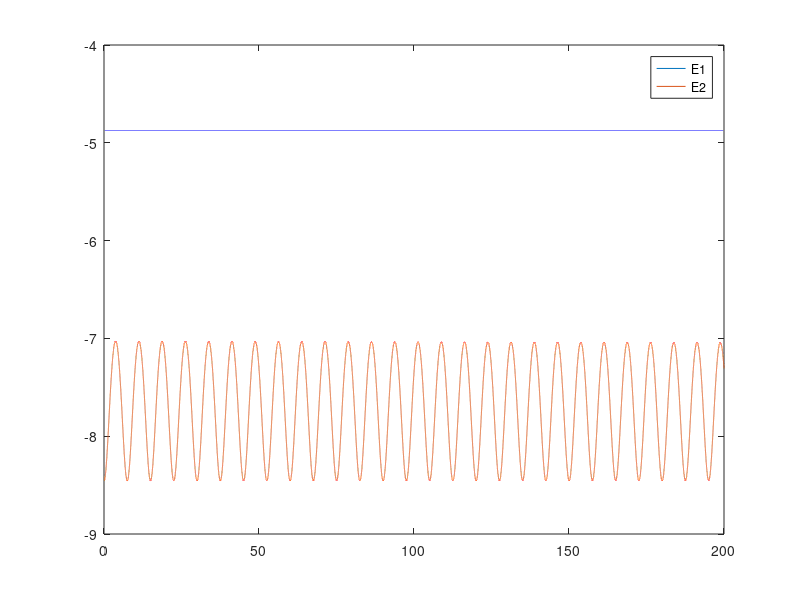

The MATLAB source for this figure:
clear;
% close all;
clc;
format long
tic;

% Definition of parameters
L = 2^4; %size
dt = 1e-3;
T = 200;
t = 0:dt:T;
nt = length(t);
J = 1;
hx1 = 0.3;
hx2 = 0.5;
hz = 1e-5;

S = L/2;

S_z = zeros(L+1,1);
S_p = zeros(L+1);
S_m = zeros(L+1);

% construction of matrice
for m = 1:L+1
    S_z(m) = L/2 - (m-1);
end

for m = 1:L
    S_p(m,m+1) = sqrt(S*(S+1)-S_z(m+1)*(S_z(m+1)+1));
    S_m(m+1,m) = sqrt(S*(S+1)-S_z(m)*(S_z(m)-1));
end

S_x = (S_p + S_m)/2;

H0 = diag(-J*(S_z.^2)/(L) + hz*S_z) + hx1*S_x;

[V,~] = eig(H0);
phi0 = V(:,1);

Et = zeros(nt,1);
Sz_order = zeros(nt,1);
Sz_order(1) = S_z'*phi0.^2/(L);
H = -2*J*Sz_order(1)*diag(S_z) + hx2*S_x;
Et(1) = phi0'*H*phi0;

Et_real = zeros(nt,1);
Et_real(1) = Et(1) + J*L*Sz_order(1)^2;

phi = phi0;
for i = 2:nt
    H = -2*J*Sz_order(i-1)*diag(S_z) + hx2*S_x;

    % time revolution
    [V,D] = eig(H);
    e = diag(D);
    temp = V'*phi;
    trans = exp(-1i*e*dt);
    phi1 = temp.*trans;
    phi = V*phi1;

    phit2 = abs(phi).^2;
    Sz_order(i) = S_z'*phit2/(L);
    Et(i) = real(phi'*H*phi);
    Et_real(i) = Et(i) + J*L*Sz_order(i)^2;
end

toc;

figure
% set(gcf, 'position', [100 70 1700 900]);
% subplot(1,2,1)
% % plot(t,Sz_order)
% plot(t,Et_real)
% 
% subplot(1,2,2)
% plot(t,Et)
plot(t,Et_real,t,Et)
legend('E1','E2')

